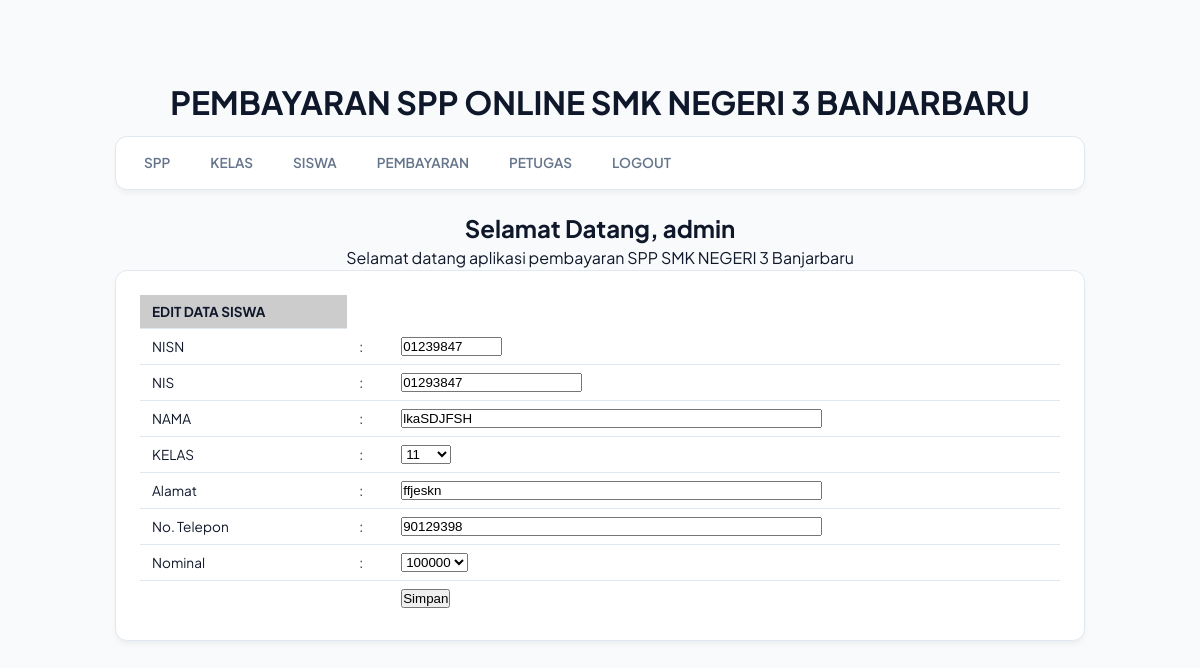
The app's page /spp_oyan/admin/halaman_admin.php?open=edit_siswa&nisn=01239847 (signed in) with its own data.
### tables this page shows
CREATE TABLE `siswa` (
  `nisn` varchar(10) NOT NULL,
  `nis` varchar(8) NOT NULL,
  `nama` varchar(35) NOT NULL,
  `id_kelas` varchar(11) NOT NULL,
  `alamat` text NOT NULL,
  `no_telp` varchar(15) NOT NULL,
  `id_spp` varchar(5) NOT NULL
);

### spp_oyan/admin/edit_siswa.php (the view, shortened to what this page needs)
<?php
include_once "../src/koneksi.php";
$nisn = $_GET['nisn'];
$sql = mysqli_query($koneksi, "SELECT * FROM siswa WHERE nisn ='$nisn'");
$data = mysqli_fetch_array($sql);
?>
<form action="<?php $_SERVER['PHP_SELF']; ?>" method="post" >
  <table cellspacing="1" cellpadding="3">
    <tr>
      <td bgcolor="#CCCCCC"><strong>EDIT DATA SISWA </strong></td>
    </tr>
    <tr>
      <td>NISN</td>
      <td>:</td>
      <td><input name="nisn" type="text" size="10" maxlength="10" value="<?php echo $data['nisn']; ?>"
             readonly = "true"/></td>
    </tr>
    <tr>
      <td>NIS </td>
      <td>:</td>
      <td><input name="nis" type="text" size="20" maxlength="10" value="<?php echo $data['nis']; ?>" /></td>
    </tr>
    <tr>
    <td>NAMA </td>
    <td>:</td>
    <td><input name="nama" type="text" size="50" maxlength="50" value="<?php echo $data['nama']; ?>" /></td>
</tr>
<tr>
    <td>KELAS </td>
    <td>:</td>
    <td>
        <select name="id_kelas">
            <?php
                $tampilkanKelas = mysqli_query ($koneksi, "select * from kelas");
                while ($bacaData = mysqli_fetch_array($tampilkanKelas)){
                    if($bacaData['id_kelas']== $data['id_kelas']){
                        $cek = " selected";
                    }else {
                        $cek = "";}
                    echo "<option value='$bacaData[id_kelas]' $cek> $bacaData[nama_kelas]</option>";
                }
            ?>
        </select>
    </td>
</tr>
<tr>
    <td>Alamat </td>
    <td>:</td>
    <td><input name="alamat" type="text" size="50" maxlength="50" value="<?php echo $data['alamat']; ?>" /></td>
</tr>
<tr>
    <td>No. Telepon </td>
    <td>:</td>
    <td><input name="no_telp" type="text" size="50" maxlength="50" value="<?php echo $data['no_telp']; ?>" /></td>
</tr>
<tr>
    <td>Nominal </td>
    <td>:</td>
    <td>
        <select name="id_spp">
            <?php
                $tampilkanSPP = mysqli_query ($koneksi, "select * from spp");
                while ($bacaData = mysqli_fetch_array($tampilkanSPP)){
                    if($bacaData['id_spp']== $data['id_spp']){
                        $cek = " selected";
                    }else {
                        $cek = "";}
                    echo "<option value='$bacaData[id_spp]' $cek> $bacaData[nominal]</option>";
                }
            ?>
        </select>
    </td>
</tr>
<tr>
    <td>&nbsp;</td>
    <td>&nbsp;</td>
    <td><input name="btnSimpan" type="submit" value="Simpan" /></td>
</tr>
</table>
</form>

### spp_oyan/src/style.css (style rules this page uses)
:root { --primary: #4f46e5; --bg-main: #f8fafc; --card-bg: #ffffff; --text-dark: #0f172a; --text-muted: #64748b; --border-color: #e2e8f0; --radius: 12px; --shadow: 0 4px 6px -1px rgba(0, 0, 0, 0.05); }
* { box-sizing: border-box; margin: 0; padding: 0; }
body { background-color: var(--bg-main); font-family: 'Plus Jakarta Sans', sans-serif; color: var(--text-dark); line-height: 1.5; padding-bottom: 40px; }
table { width: 100%; border-collapse: collapse; background: var(--card-bg); text-align: left; font-size: 0.85rem; }
td { padding: 8px 12px; border-bottom: 1px solid var(--border-color); color: var(--text-dark); white-space: nowrap; }
tr:last-child td { border-bottom: none; }

### records on screen
siswa: nisn "01239847", nis "01293847", nama "lkaSDJFSH", alamat "ffjeskn", no_telp "90129398"

### other values on screen
$_SESSION['username'] "admin"
form field id_kelas "11"
form field id_spp "100000"
